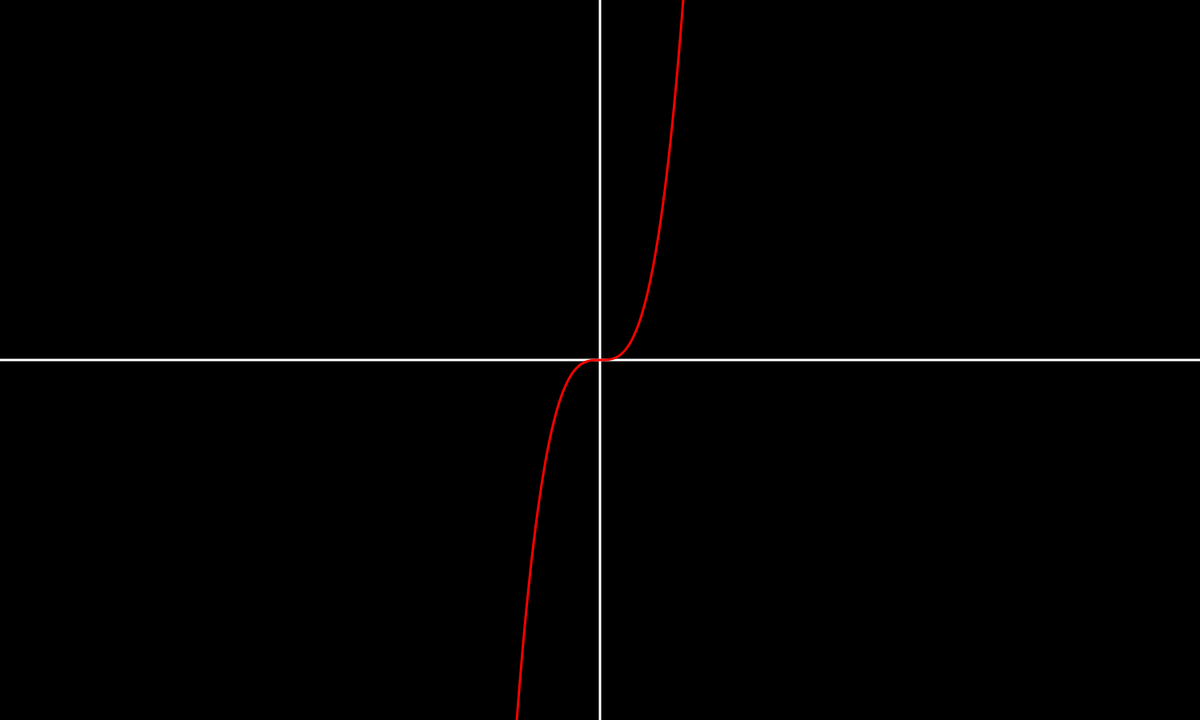
Frame 1 (no input)
Frame 60 (no input): identical to frame 1, image omitted
Frame 120 (the mouse pressed at the canvas centre since frame 60): identical to frame 1, image omitted

The p5.js sketch that drew this single still picture (run headless with seeded random() and noise() and a simulated clock; from frame 60 on, the mouse is pressed at the canvas centre):

// p5.js sketch
// ── sketch.js
let funcExp = [];
let unitByXPixels = 50;

let x2 = {
    coef: 1,
    exp: 3
};

funcExp.push(x2);

function setup(){
    createCanvas(1500, 900);
    noFill();
    strokeWeight(3);
}

function draw(){
    background(0);
    translate(width / 2, height / 2);
    scale(1, -1);
    
    drawAxis();
    drawFunction();
}

function drawAxis(){
    stroke(255);
    line(0, -height/2, 0, height/2);
    line(-width/2, 0, width/2, 0);
}

function drawFunction(){
    stroke(255, 0, 0);
    beginShape();
    for (let pixel = -width/2; pixel < width/2; pixel++) {
        let expr = funcExp[0];
        let x = pixel;
        let y = expr.coef * pow(x/unitByXPixels, expr.exp);
        y *= unitByXPixels;
        vertex(x, y);
    }
    endShape();
}
